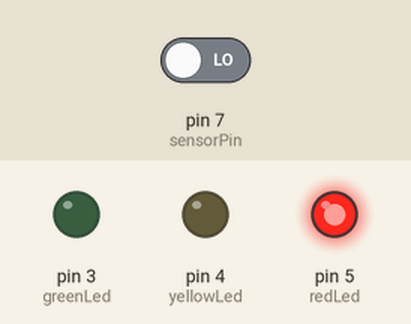
Simulated run of this sketch. Board: Arduino Uno, built with avr-gcc and run on an emulated ATmega328P. Shown: output pins drawn as LEDs (lit = HIGH). The test bench sets the inputs (shaded band); at power-on: pin 7 (sensorPin) LOW.

Above: at 2.8 s.
2.9 s: pin 7 (sensorPin) driven HIGH
At 3.9 s:
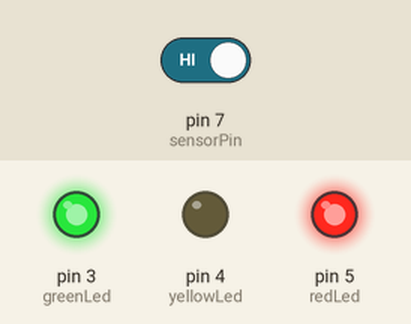
Timing chart, 0 to 5.9 s (numbered marks = the images above; inputs shaded):
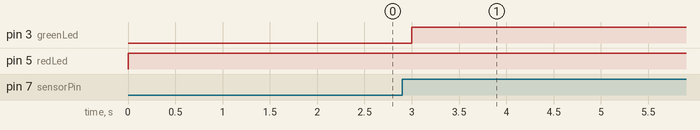

The sketch:

Traffic_Lights.ino
```cpp
//traffic light pins
int redLed = 5;
int yellowLed = 4;
int greenLed = 3;

//Infrared sensor pins
const int sensorPin = 7;
int sensorState = 0; //variable for reading sensor status

void setup() {
  // put your setup code here, to run once:
  pinMode(redLed, OUTPUT);
  pinMode(yellowLed, OUTPUT);
  pinMode(greenLed, OUTPUT);
  pinMode(sensorPin, INPUT);
}

void loop() {
  // put your main code here, to run repeatedly:

  //read sensor status
  sensorState = digitalRead(sensorPin);

  //traffic light changing logic
  if (sensorState == HIGH) {
    digitalWrite(greenLed, HIGH);
    delay(5000);

  }
  else {
    digitalWrite(redLed, HIGH);
  }
  delay(1000);


  /* generic traffic light sequence for referenc
  digitalWrite(greenLed, HIGH);
  delay(3000);
  digitalWrite(greenLed, LOW);
  for (int i = 0; i < 3; i++) {
    delay(500);
    digitalWrite(yellowLed, HIGH);
    delay(500);
    digitalWrite(yellowLed, LOW);
  }
  delay(500);
  digitalWrite(redLed, HIGH);
  delay(5000);
  digitalWrite(redLed, LOW);
  */
}
```

Measured:
- after the input at 2.9 s, pin 3 (greenLed): LOW → HIGH after 0.10 s
